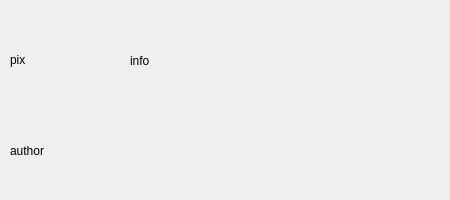
<?xml version="1.0" encoding="UTF-8"?>
<ui version="4.0">
 <class>AboutDialog</class>
 <widget class="QDialog" name="AboutDialog">
  <property name="geometry">
   <rect>
    <x>0</x>
    <y>0</y>
    <width>450</width>
    <height>200</height>
   </rect>
  </property>
  <property name="windowTitle">
   <string>About Veretino</string>
  </property>
  <widget class="QLabel" name="labelAuthor">
   <property name="geometry">
    <rect>
     <x>10</x>
     <y>110</y>
     <width>431</width>
     <height>81</height>
    </rect>
   </property>
   <property name="text">
    <string>author</string>
   </property>
  </widget>
  <widget class="QLabel" name="labelPix">
   <property name="geometry">
    <rect>
     <x>10</x>
     <y>10</y>
     <width>100</width>
     <height>100</height>
    </rect>
   </property>
   <property name="text">
    <string>pix</string>
   </property>
  </widget>
  <widget class="QLabel" name="labelInfo">
   <property name="geometry">
    <rect>
     <x>130</x>
     <y>10</y>
     <width>311</width>
     <height>101</height>
    </rect>
   </property>
   <property name="text">
    <string>info</string>
   </property>
  </widget>
 </widget>
 <resources/>
 <connections/>
</ui>
